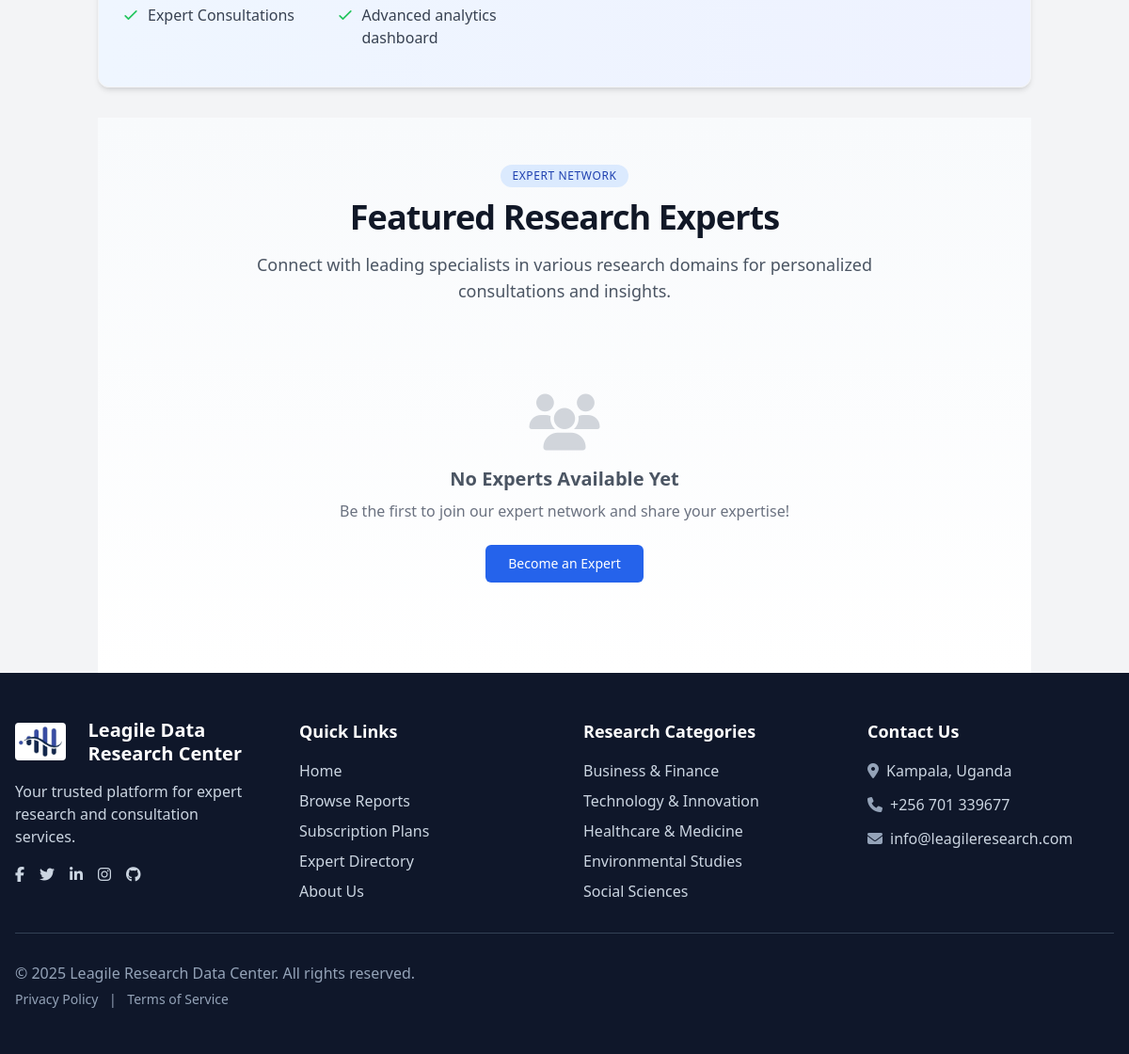
Before: / (lower part) with the older database file.
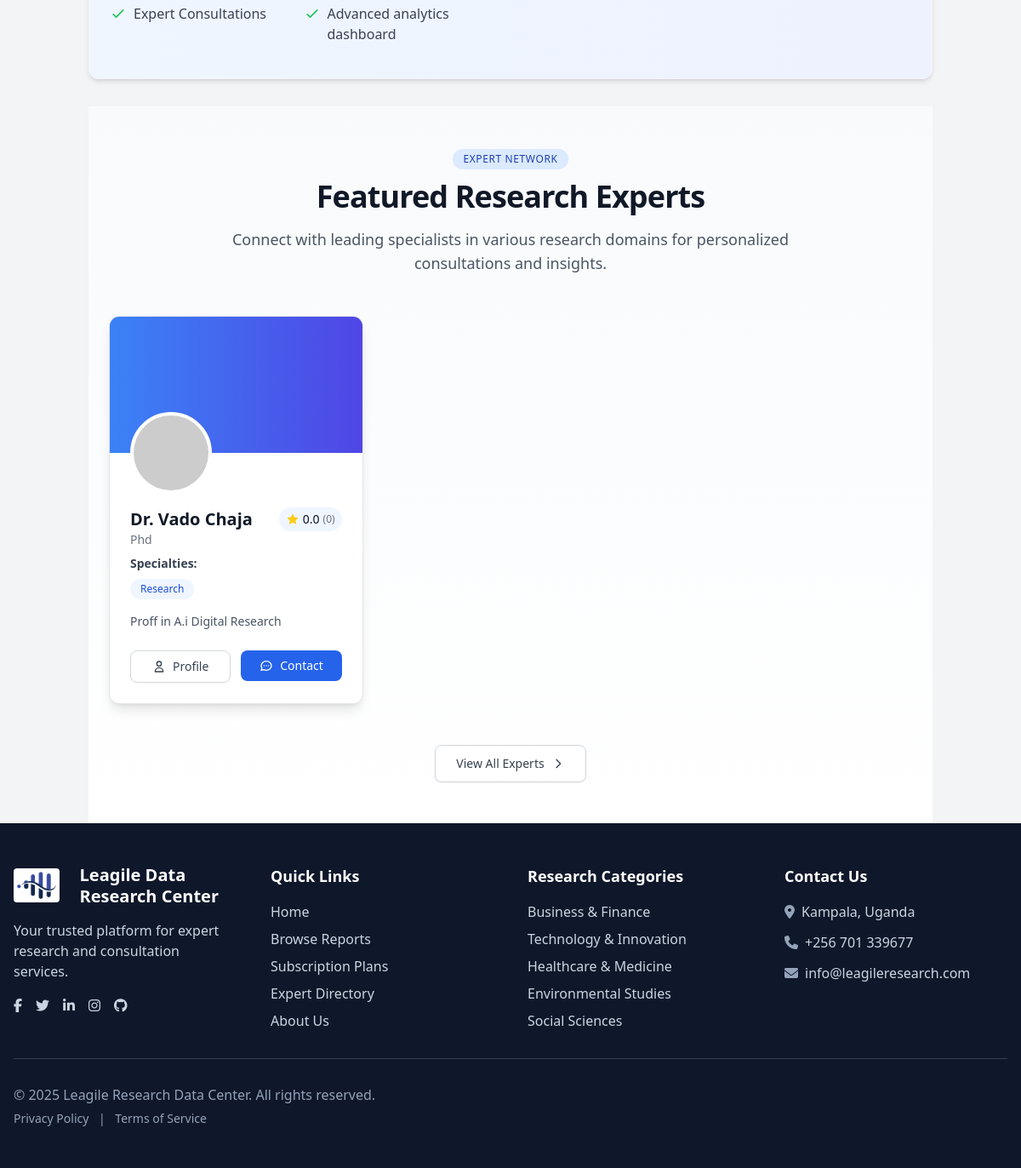
After: the same page with the newer database file.
### tables this page shows
CREATE TABLE IF NOT EXISTS `experts` (
  `id` varchar(36) NOT NULL,
  `user_id` varchar(36) NOT NULL,
  `title` varchar(100) NOT NULL,
  `first_name` varchar(50) NOT NULL,
  `last_name` varchar(50) NOT NULL,
  `email` varchar(100) NOT NULL,
  `phone` varchar(20) DEFAULT NULL,
  `bio` text DEFAULT NULL,
  `education` text DEFAULT NULL,
  `experience_years` int(11) DEFAULT 0,
  `hourly_rate` decimal(10,2) DEFAULT 0.00,
  `profile_image` varchar(255) DEFAULT NULL,
  `status` enum('pending','approved','rejected','suspended') DEFAULT 'pending',
  `rating` decimal(3,2) DEFAULT 0.00,
  `total_reviews` int(11) DEFAULT 0,
  `total_consultations` int(11) DEFAULT 0,
  `created_at` timestamp NULL DEFAULT current_timestamp(),
  `updated_at` timestamp NULL DEFAULT current_timestamp() ON UPDATE current_timestamp(),
  PRIMARY KEY (`id`),
  UNIQUE KEY `email` (`email`),
  KEY `user_id` (`user_id`)
);

### index.php (the view, shortened to what the changed rows need)
<?php
 require_once('xsert.php');
 $experts_stmt = $conn->prepare("
     SELECT e.*,
            GROUP_CONCAT(DISTINCT es.specialty SEPARATOR ', ') as specialties,
            GROUP_CONCAT(DISTINCT ec.name SEPARATOR ', ') as categories
     FROM experts e
     LEFT JOIN expert_specialties es ON e.id = es.expert_id
     LEFT JOIN expert_category_assignments eca ON e.id = eca.expert_id
     LEFT JOIN expert_categories ec ON eca.category_id = ec.id
     WHERE e.status = 'approved'
     GROUP BY e.id
     ORDER BY e.rating DESC, e.total_reviews DESC
     LIMIT 3
 ");
 $experts_stmt->execute();
 $featured_experts = $experts_stmt->fetchAll(PDO::FETCH_ASSOC);
?>
<!DOCTYPE html>
<html lang="en">
<head>
    <?php include('bin/source_links.php'); ?>
</head>
<body class="font-sans bg-gray-100 text-gray-900">
    <main class="container mx-auto px-4 mt-4">
<section class="w-full py-8 sm:py-12 bg-gradient-to-b from-slate-50 to-white">
    <div class="container mx-auto px-4 sm:px-6 max-w-7xl">
        <div class="text-center mb-8 sm:mb-12">
            <h2 class="text-2xl sm:text-4xl font-bold tracking-tight text-gray-900 mb-2 sm:mb-4">Featured Research Experts</h2>
        </div>
        <?php if (empty($featured_experts)): ?>
            <div class="text-center py-12">
                <i class="fas fa-users text-6xl text-gray-300 mb-4"></i>
                <h3 class="text-xl font-semibold text-gray-600 mb-2">No Experts Available Yet</h3>
                <p class="text-gray-500 mb-6">Be the first to join our expert network and share your expertise!</p>
                <a href="<?php echo BASE_URL; ?>/expert-registration.php" class="inline-flex items-center justify-center whitespace-nowrap rounded-md text-sm font-medium transition-colors bg-blue-600 text-white hover:bg-blue-700 h-10 px-6">
                    Become an Expert
                </a>
            </div>
        <?php else: ?>
            <div class="hidden lg:grid grid-cols-1 md:grid-cols-2 lg:grid-cols-3 gap-6">
                <?php foreach ($featured_experts as $expert):
                    $expert_specialties = $expert['specialties'] ? explode(', ', $expert['specialties']) : [];
                ?>
                <div class="group transition-all duration-300 hover:-translate-y-1">
                    <div class="rounded-xl border border-gray-200 shadow-lg overflow-hidden flex flex-col bg-white h-full">
                        <div class="relative h-40 bg-gradient-to-r from-blue-500 to-indigo-600">
                            <div class="absolute -bottom-12 left-6">
                                <div class="relative flex shrink-0 overflow-hidden rounded-full h-24 w-24 border-4 border-white bg-white">
                                    <img class="aspect-square h-full w-full" alt="<?php echo htmlspecialchars($expert['first_name'] . ' ' . $expert['last_name']); ?>" src="<?php echo $expert['profile_image'] ? htmlspecialchars($expert['profile_image']) : 'https://api.dicebear.com/7.x/avataaars/svg?seed=' . $expert['id']; ?>">
                                </div>
                            </div>
                        </div>
                        <div class="pt-16 px-6 pb-6 flex-grow">
                            <div class="flex justify-between items-start mb-2">
                                <div>
                                    <h3 class="font-bold text-xl text-gray-900"><?php echo htmlspecialchars($expert['title'] . ' ' . $expert['first_name'] . ' ' . $expert['last_name']); ?></h3>
                                    <p class="text-sm text-gray-500"><?php echo htmlspecialchars(substr($expert['education'], 0, 50)) . (strlen($expert['education']) > 50 ? '...' : ''); ?></p>
                                </div>
                                <div class="flex items-center gap-1 bg-blue-50 px-2 py-1 rounded-full">
                                    <svg xmlns="http://www.w3.org/2000/svg" class="h-4 w-4 fill-yellow-400 text-yellow-400" viewBox="0 0 24 24">
                                        <polygon points="12 2 15.09 8.26 22 9.27 17 14.14 18.18 21.02 12 17.77 5.82 21.02 7 14.14 2 9.27 8.91 8.26 12 2"></polygon>
                                    </svg>
                                    <span class="text-sm font-medium"><?php echo number_format($expert['rating'], 1); ?></span>
                                    <span class="text-xs text-gray-500">(<?php echo $expert['total_reviews']; ?>)</span>
                                </div>
                            </div>
                            <h4 class="text-sm font-semibold text-gray-700 mb-2">Specialties:</h4>
                            <div class="flex flex-wrap gap-2 mb-4">
                                <?php foreach (array_slice($expert_specialties, 0, 3) as $specialty): ?>
                                    <span class="inline-flex items-center rounded-full bg-blue-50 px-3 py-1 text-xs font-medium text-blue-700"><?php echo htmlspecialchars(trim($specialty)); ?></span>
                                <?php endforeach; ?>
                            </div>
                            <p class="text-sm text-gray-600 mb-6"><?php echo htmlspecialchars(substr($expert['bio'], 0, 100)) . (strlen($expert['bio']) > 100 ? '...' : ''); ?></p>
                            <div class="flex gap-3">
                                <a href="<?php echo BASE_URL; ?>/expert-profile.php?id=<?php echo $expert['id']; ?>" class="flex-1">
                                    <button class="w-full flex items-center justify-center gap-2 bg-white border border-gray-300 text-gray-700 hover:bg-gray-50 font-medium py-2 px-4 rounded-lg transition-colors text-sm">
                                        <svg xmlns="http://www.w3.org/2000/svg" class="h-4 w-4" fill="none" viewBox="0 0 24 24" stroke="currentColor">
                                            <path stroke-linecap="round" stroke-linejoin="round" stroke-width="2" d="M16 7a4 4 0 11-8 0 4 4 0 018 0zM12 14a7 7 0 00-7 7h14a7 7 0 00-7-7z"/>
                                        </svg>
                                        Profile
                                    </button>
                                </a>
                                <a href="<?php echo BASE_URL; ?>/expert-profile.php?id=<?php echo $expert['id']; ?>" class="flex-1">
                                    <button class="w-full flex items-center justify-center gap-2 bg-blue-600 text-white hover:bg-blue-700 font-medium py-2 px-4 rounded-lg transition-colors text-sm">
                                        Contact
                                    </button>
                                </a>
                            </div>
                        </div>
                    </div>
                </div>
                <?php endforeach; ?>
            </div>
            <div class="mt-8 sm:mt-12 text-center">
                <a href="<?php echo BASE_URL; ?>/experts.php" class="inline-flex items-center justify-center whitespace-nowrap rounded-lg text-sm font-medium border border-gray-300 bg-white shadow-sm hover:bg-gray-50 text-gray-700 h-10 sm:h-11 px-5 sm:px-6 py-2 sm:py-3 transition-colors">
                    View All Experts
                    <svg xmlns="http://www.w3.org/2000/svg" class="h-4 w-4 ml-2" fill="none" viewBox="0 0 24 24" stroke="currentColor">
                        <path stroke-linecap="round" stroke-linejoin="round" stroke-width="2" d="M9 5l7 7-7 7"/>
                    </svg>
                </a>
            </div>
        <?php endif; ?>
    </div>
</section>
    </main>
</body>
</html>

Changed rows visible on the page:
added experts: title+first_name+last_name "Dr. Vado Chaja", education "Phd", rating "0.0", total_reviews "0", specialty "Research", bio "Proff in A.i Digital Research"
Other visible differences:
text no longer shown: "No Experts Available Yet Be the first to join our expert network and share your expertise! Become an Expert"
text now shown: "View All Experts"
